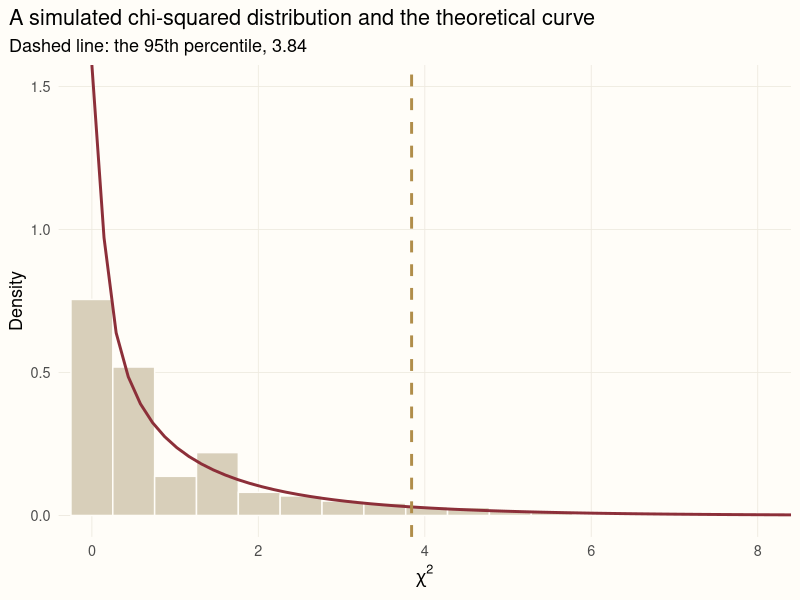

Reproduce this figure in R.
## ---- chunk 1
library(ggplot2)

# A shared look for the figures in this series
accent <- "#8c2f39"; gold <- "#b08d4a"; ink <- "#5d6070"
theme_set(
  theme_minimal(base_size = 13) +
    theme(plot.background = element_rect(fill = "#FFFDF8", colour = NA),
          panel.grid.minor = element_blank(),
          panel.grid.major = element_line(colour = "#EEEAE0", linewidth = 0.3),
          plot.title.position = "plot")
)
## ---- chunk 2
set.seed(6)
n <- 200
p_yes <- 0.5

yes  <- rbinom(10000, size = n, prob = p_yes)          # 10,000 polls of 200 people
chi2 <- (yes - n * p_yes)^2 / (n * p_yes) +             # "yes" cell
        ((n - yes) - n * (1 - p_yes))^2 / (n * (1 - p_yes))   # "no" cell

quantile(chi2, 0.95)      # the value exceeded in only 5% of polls
qchisq(0.95, df = 1)      # theory
## ---- chunk 3
#| fig-alt: "Histogram of simulated chi-squared values, heavily concentrated near zero with a long right tail, with the theoretical chi-squared density with one degree of freedom drawn over it and a vertical line at the 95th percentile."
ggplot(data.frame(chi2), aes(chi2)) +
  geom_histogram(aes(y = after_stat(density)), bins = 30,
                 fill = "#d8cfba", colour = "#FFFDF8") +
  stat_function(fun = dchisq, args = list(df = 1), colour = accent, linewidth = 1) +
  geom_vline(xintercept = qchisq(0.95, 1), colour = gold, linewidth = 1, linetype = "dashed") +
  coord_cartesian(xlim = c(0, 8), ylim = c(0, 1.5)) +
  labs(x = expression(chi^2), y = "Density",
       title = "A simulated chi-squared distribution and the theoretical curve",
       subtitle = "Dashed line: the 95th percentile, 3.84")
## ---- chunk 4
prop.test(30, 130, p = 0.25)
## ---- chunk 5
binom.test(30, 130, p = 0.25)$p.value
## ---- chunk 6
prop.test(55, 100)
## ---- chunk 7
n <- c(100, 400, 1000, 4000)
ci <- t(sapply(n, function(k) prop.test(round(0.55 * k), k)$conf.int))
data.frame(n = n, lower = round(ci[, 1], 3), upper = round(ci[, 2], 3),
           width = round(ci[, 2] - ci[, 1], 3))
